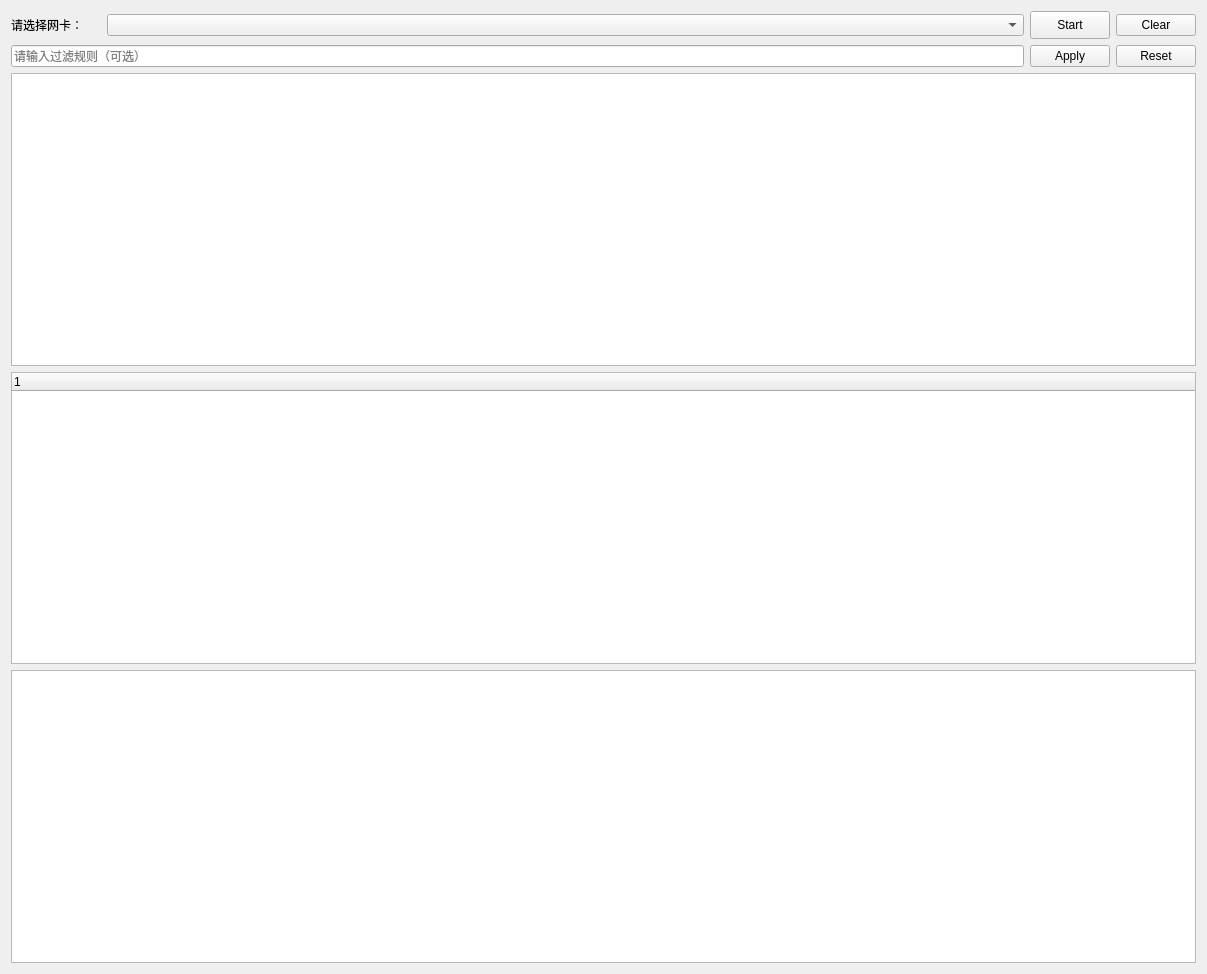
<?xml version="1.0" encoding="UTF-8"?>
<ui version="4.0">
 <class>NetworkSnifferClass</class>
 <widget class="QMainWindow" name="NetworkSnifferClass">
  <property name="geometry">
   <rect>
    <x>0</x>
    <y>0</y>
    <width>1207</width>
    <height>974</height>
   </rect>
  </property>
  <property name="windowTitle">
   <string>Network_Sniffer</string>
  </property>
  <widget class="QWidget" name="centralWidget">
   <layout class="QVBoxLayout" name="verticalLayout">
    <item>
     <layout class="QHBoxLayout" name="horizontalLayout" stretch="0,0,0,0">
      <item>
       <widget class="QLabel" name="nicSelectLabel">
        <property name="minimumSize">
         <size>
          <width>90</width>
          <height>0</height>
         </size>
        </property>
        <property name="maximumSize">
         <size>
          <width>90</width>
          <height>16777215</height>
         </size>
        </property>
        <property name="text">
         <string>请选择网卡：</string>
        </property>
       </widget>
      </item>
      <item>
       <widget class="QComboBox" name="nicSelectBox">
        <property name="editable">
         <bool>false</bool>
        </property>
        <property name="currentText">
         <string/>
        </property>
       </widget>
      </item>
      <item>
       <widget class="QPushButton" name="startButton">
        <property name="sizePolicy">
         <sizepolicy hsizetype="Fixed" vsizetype="Fixed">
          <horstretch>0</horstretch>
          <verstretch>0</verstretch>
         </sizepolicy>
        </property>
        <property name="minimumSize">
         <size>
          <width>80</width>
          <height>28</height>
         </size>
        </property>
        <property name="maximumSize">
         <size>
          <width>80</width>
          <height>28</height>
         </size>
        </property>
        <property name="baseSize">
         <size>
          <width>80</width>
          <height>28</height>
         </size>
        </property>
        <property name="text">
         <string>Start</string>
        </property>
        <property name="default">
         <bool>false</bool>
        </property>
       </widget>
      </item>
      <item>
       <widget class="QPushButton" name="clearButton">
        <property name="minimumSize">
         <size>
          <width>80</width>
          <height>0</height>
         </size>
        </property>
        <property name="maximumSize">
         <size>
          <width>80</width>
          <height>16777215</height>
         </size>
        </property>
        <property name="text">
         <string>Clear</string>
        </property>
       </widget>
      </item>
     </layout>
    </item>
    <item>
     <layout class="QHBoxLayout" name="horizontalLayout_2" stretch="0,0,0">
      <property name="rightMargin">
       <number>0</number>
      </property>
      <property name="bottomMargin">
       <number>0</number>
      </property>
      <item>
       <widget class="QLineEdit" name="filterEdit">
        <property name="autoFillBackground">
         <bool>false</bool>
        </property>
        <property name="styleSheet">
         <string notr="true"/>
        </property>
        <property name="placeholderText">
         <string>请输入过滤规则（可选）</string>
        </property>
       </widget>
      </item>
      <item>
       <widget class="QPushButton" name="applyButton">
        <property name="minimumSize">
         <size>
          <width>80</width>
          <height>0</height>
         </size>
        </property>
        <property name="maximumSize">
         <size>
          <width>80</width>
          <height>16777215</height>
         </size>
        </property>
        <property name="text">
         <string>Apply</string>
        </property>
       </widget>
      </item>
      <item>
       <widget class="QPushButton" name="resetButton">
        <property name="minimumSize">
         <size>
          <width>80</width>
          <height>0</height>
         </size>
        </property>
        <property name="maximumSize">
         <size>
          <width>80</width>
          <height>16777215</height>
         </size>
        </property>
        <property name="text">
         <string>Reset</string>
        </property>
       </widget>
      </item>
     </layout>
    </item>
    <item>
     <widget class="QTableWidget" name="tableWidget"/>
    </item>
    <item>
     <widget class="QTreeWidget" name="treeWidget">
      <column>
       <property name="text">
        <string notr="true">1</string>
       </property>
      </column>
     </widget>
    </item>
    <item>
     <widget class="QTextEdit" name="textEdit"/>
    </item>
   </layout>
  </widget>
 </widget>
 <layoutdefault spacing="6" margin="11"/>
 <resources>
  <include location="network_sniffer.qrc"/>
 </resources>
 <connections/>
</ui>
